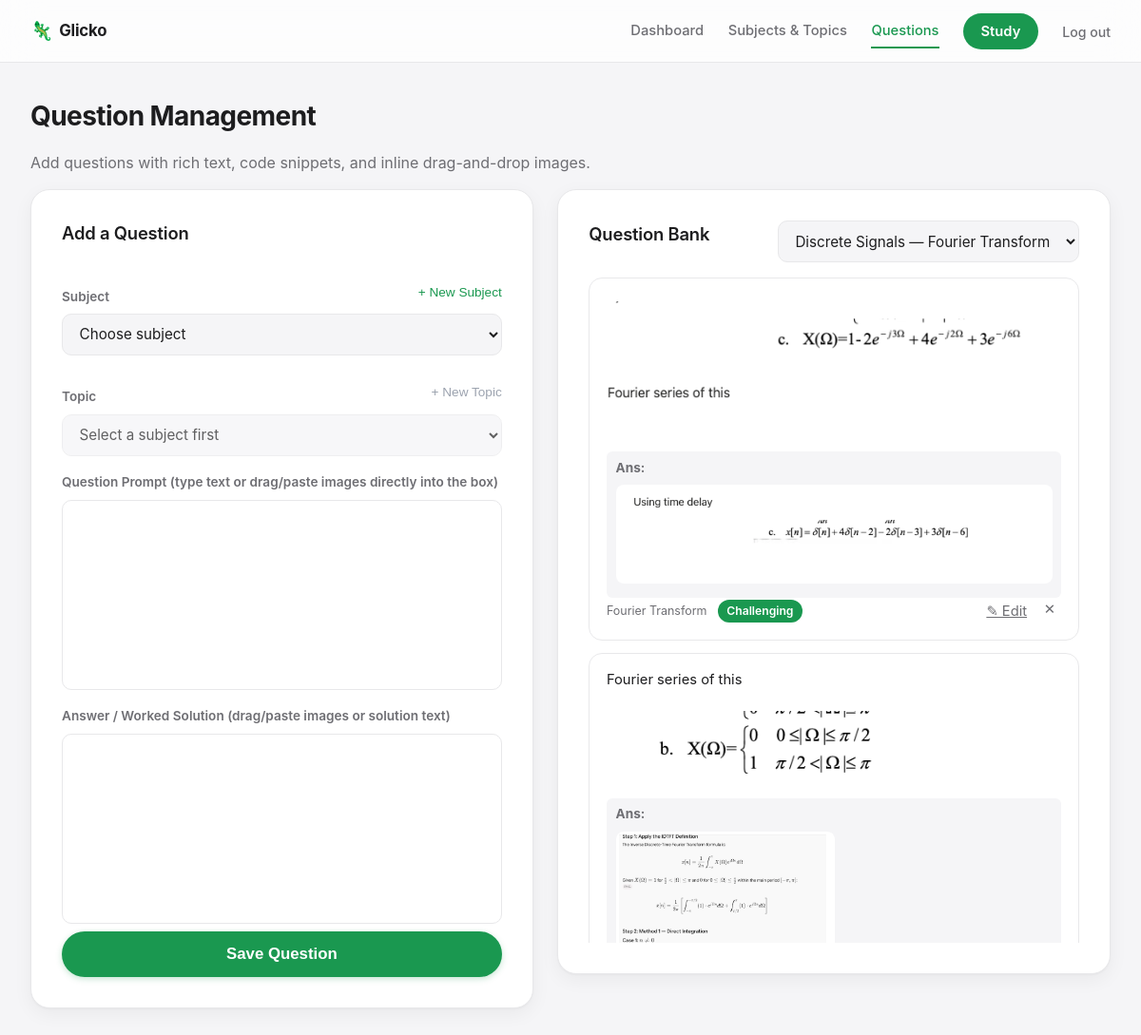
Screenshot of /questions?topic_id=17 (signed in) with the database file from the repository.
### tables this page shows
CREATE TABLE questions (
    id INTEGER PRIMARY KEY AUTOINCREMENT,
    topic_id INTEGER NOT NULL REFERENCES topics(id) ON DELETE CASCADE,
    text TEXT NOT NULL,
    answer TEXT,
    image_filename TEXT,
    answer_image_filename TEXT,
    rating REAL NOT NULL DEFAULT 1500,
    rd REAL NOT NULL DEFAULT 350,
    last_update TEXT,
    sm2_n INTEGER NOT NULL DEFAULT 0,
    sm2_ef REAL NOT NULL DEFAULT 2.5,
    sm2_interval REAL NOT NULL DEFAULT 0,
    next_eligible TEXT
);

CREATE TABLE topics (
    id INTEGER PRIMARY KEY AUTOINCREMENT,
    subject_id INTEGER NOT NULL REFERENCES subjects(id) ON DELETE CASCADE,
    name TEXT NOT NULL,
    rating REAL NOT NULL DEFAULT 1500,
    rd REAL NOT NULL DEFAULT 350,
    last_update TEXT,
    pending_results TEXT NOT NULL DEFAULT '[]',
    UNIQUE(subject_id, name)
);

### app.py (the view, shortened to what this page needs)
@app.route('/questions')
@login_required
def questions():
    uid = session['user_id']
    conn = db.get_db()
    topic_filter = request.args.get('topic_id', type=int)
    subjects = conn.execute(
        "SELECT * FROM subjects WHERE user_id = ? ORDER BY name", (uid,)
    ).fetchall()
    topics = conn.execute(
        "SELECT topics.*, subjects.name AS subject_name FROM topics "
        "JOIN subjects ON subjects.id = topics.subject_id WHERE subjects.user_id = ? "
        "ORDER BY subjects.name, topics.name", (uid,)
    ).fetchall()
    if topic_filter:
        q_rows = conn.execute(
            "SELECT questions.*, topics.name AS topic_name FROM questions "
            "JOIN topics ON topics.id = questions.topic_id "
            "JOIN subjects ON subjects.id = topics.subject_id "
            "WHERE topics.id = ? AND subjects.user_id = ? ORDER BY questions.id DESC",
            (topic_filter, uid)
        ).fetchall()
    conn.close()
    return render_template(
        'questions.html',
        subjects=subjects,
        topics=topics,
        questions=q_rows,
        topic_filter=topic_filter
    )

### auth.py (called while the page is built)
def login_required(view):
    @wraps(view)
    def wrapped(*args, **kwargs):
        if not session.get('user_id'):
            return redirect(url_for('login', next=request.path))
        return view(*args, **kwargs)
    return wrapped

### db.py (called while the page is built)
def get_db():
    conn = sqlite3.connect(DB_PATH)
    conn.row_factory = sqlite3.Row
    conn.execute("PRAGMA foreign_keys = ON")
    return conn

### labels.py (called while the page is built)
def question_rating_label(rating):
    for lo, hi, label, css in DIFFICULTY_TIERS:
        if lo <= rating < hi:
            return label, css
    return "Hard", "tier-weak"

### templates/questions.html (shortened to what this page needs)
{% extends "base.html" %}
{% block content %}
<div class="page-header">
  <h1>Question Management</h1>
  <p class="muted">Add questions with rich text, code snippets, and inline drag-and-drop images.</p>
</div>
<div class="two-col question-management-grid">
  <section class="panel panel-large">
    <h2>Add a Question</h2>
    <form method="post" action="{{ url_for('add_question') }}" class="stack-form" id="add-question-form">
      <div class="field-label-row">
        <label for="add-q-subject">Subject</label>
        <button type="button" id="btn-show-quick-subject" class="btn-link small">+ New Subject</button>
      </div>
      <select id="add-q-subject" required>
        <option value="" disabled selected>Choose subject</option>
      </select>
      <div class="field-label-row">
        <label for="add-q-topic">Topic</label>
        <button type="button" id="btn-show-quick-topic" class="btn-link small" disabled>+ New Topic</button>
      </div>
      <select name="topic_id" id="add-q-topic" required disabled>
        <option value="" disabled selected>Select a subject first</option>
      </select>
      <label>Question Prompt <span class="muted small">(type text or drag/paste images directly into the box)</span></label>
      <div class="rich-editor rich-editor-lg" contenteditable="true" data-target="text-input" placeholder="Type question or drop images here..."></div>
      <label>Answer / Worked Solution <span class="muted small">(drag/paste images or solution text)</span></label>
      <div class="rich-editor rich-editor-lg" contenteditable="true" data-target="answer-input" placeholder="Type answer or drop solution diagram here..."></div>
      <button type="submit" class="btn btn-primary btn-lg">Save Question</button>
    </form>
  </section>
  <section class="panel panel-large">
    <div class="panel-head">
      <h2>Question Bank</h2>
      <form method="get" action="{{ url_for('questions') }}">
        <select name="topic_id" onchange="this.form.submit()">
          {% for t in topics %}
          <option value="{{ t.id }}" {{ 'selected' if topic_filter == t.id }}>{{ t.subject_name }} — {{ t.name }}</option>
          {% endfor %}
        </select>
      </form>
    </div>
    <ul class="question-list question-list-expanded">
      {% for q in questions %}
      <li>
        <div class="question-text">{{ q.text | safe }}</div>
        {% if q.answer %}
        <div class="question-answer-preview muted small"><strong>Ans:</strong> {{ q.answer | safe }}</div>
        {% endif %}
        <div class="question-meta">
          <span>{{ q.topic_name }}</span>
          <span class="rating-pill {{ question_rating_label(q.rating)[1] }}">{{ question_rating_label(q.rating)[0] }}</span>
          <div class="question-actions">
            <a href="{{ url_for('edit_question', question_id=q.id) }}" class="btn-icon btn-icon-edit" title="Edit Question">✎ Edit</a>
            <form method="post" action="{{ url_for('delete_question', question_id=q.id) }}" onsubmit="return confirm('Delete this question?');">
              <button type="submit" class="btn-icon" title="Delete">✕</button>
            </form>
          </div>
        </div>
      </li>
      {% else %}
      <li class="muted">No questions found for this selection.</li>
      {% endfor %}
    </ul>
  </section>
</div>
{% endblock %}

### rows the page displays
questions: text (picture), answer (picture), topic_name "Fourier Transform", rating "Challenging"
questions: text "Fourier series of this", text (picture), answer (picture)

### other values shown
form field topic_id "Discrete Signals — Fourier Transform"
